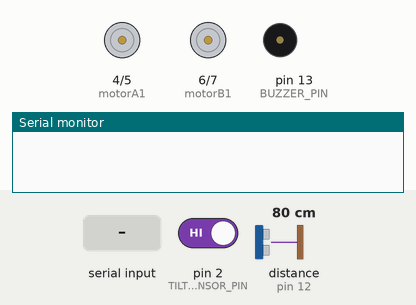
Simulated run of this sketch. Board: Arduino Uno, built with avr-gcc and run on an emulated ATmega328P. Shown: motor-driver pin pairs drawn as motors (green arrow = first pin HIGH = forward, orange = second pin HIGH = backward, longer = more drive, scaled by the enable pin), buzzer (waves = sounding, pin HIGH), the last lines printed to the serial monitor. Wiring (inferred from the names in the program): ultrasonic range finder: trigger pin 11; echo pin 12. The test bench sets the inputs (shaded band); at power-on: distance to the obstacle (sensor on pin 12) 80 cm, pin 2 (TILT_SENSOR_PIN) HIGH. The echo pulse lasts 58.3 µs per cm; pins used as bus, display or sensor lines are not drawn.

Above: at 1.2 s.
1.3 s: distance to the obstacle (sensor on pin 12) set to 32 cm
2.8 s: distance to the obstacle (sensor on pin 12) set to 29 cm
At 3.7 s:
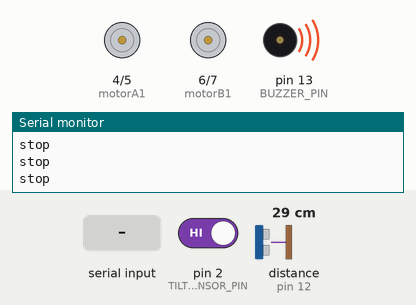
4.3 s: "forward" received over Serial
6.8 s: "turn_right" received over Serial
9.3 s: "turn_left" received over Serial
Timing chart, 0 to 12.3 s (numbered marks = the images above; inputs shaded):
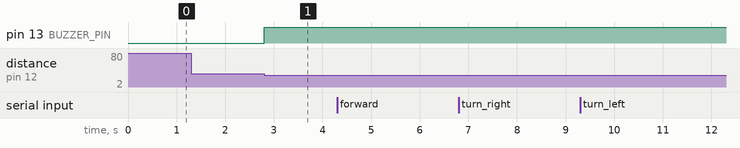

Measured:
- the behaviour switches between 31 and 30 cm on distance to the obstacle (sensor on pin 12) (found by bisection; images 0 and 1)
- after the input at 1.3 s, every drawn part: stays the same
- after the input at 2.8 s, pin 13 (BUZZER_PIN): LOW → HIGH at once

The sketch:

NeuroSync_Embeded_UPDATED.ino
```cpp
// Pin definitions for motors
const int motorA1 = 4;    // Motor A input 1
const int motorA2 = 5;    // Motor A input 2
const int motorAPWM = 9; // Motor A PWM speed control

const int motorB1 = 6;    // Motor B input 1
const int motorB2 = 7;    // Motor B input 2
const int motorBPWM = 10;  // Motor B PWM speed control

// Pin definitions for sensors and buzzer
const int TRIGGER_PIN = 11;
const int ECHO_PIN = 12;
const int TILT_SENSOR_PIN = 2;
const int BUZZER_PIN = 13;

// Buzzer state variable
int buzzerState = 0;

void setup() {
  // Initialize motor control pins as outputs
  pinMode(motorA1, OUTPUT);
  pinMode(motorA2, OUTPUT);
  pinMode(motorAPWM, OUTPUT);
  pinMode(motorB1, OUTPUT);
  pinMode(motorB2, OUTPUT);
  pinMode(motorBPWM, OUTPUT);

  // Initialize sensor pins
  pinMode(TRIGGER_PIN, OUTPUT);
  pinMode(ECHO_PIN, INPUT);
  pinMode(TILT_SENSOR_PIN, INPUT);

  // Initialize buzzer pin
  pinMode(BUZZER_PIN, OUTPUT);

  // Begin serial communication
  Serial.begin(9600);
}

void loop() {
  long distance = getUltrasonicDistance();
  handleUltrasonicDistance(distance);
  handleTiltSensor();

  if (Serial.available() > 0) {
    String command = Serial.readString();
    processCommand(command);
  }

  digitalWrite(BUZZER_PIN, buzzerState);
}

// Function to get distance from the ultrasonic sensor
long getUltrasonicDistance() {
  digitalWrite(TRIGGER_PIN, LOW);
  delayMicroseconds(2);

  digitalWrite(TRIGGER_PIN, HIGH);
  delayMicroseconds(10);
  digitalWrite(TRIGGER_PIN, LOW);

  long duration = pulseIn(ECHO_PIN, HIGH);
  long distance = duration * 0.034 / 2;

  // Serial.print("Distance = ");
  // Serial.print(distance);
  // Serial.println(" cm");

  return distance;
}

// Function to handle ultrasonic distance
void handleUltrasonicDistance(long distance) {
  if (distance < 30) {
    buzzerState = 1;
    stopMotors();
  } else {
    buzzerState = 0;
  }
}

// Function to handle tilt sensor
void handleTiltSensor() {
  int sensorState = digitalRead(TILT_SENSOR_PIN);
  if (sensorState == LOW) {
    buzzerState = 1;
  }
}

// Function to process serial commands
void processCommand(const String& command) {
  if (command == "stop") {
    stopMotors();
  } else if (command == "forward") {
    moveForward(90 +20);
  } else if (command == "turn_right") {
    turnRight(152 +20);
    // delay(1100);
    // stopMotors();
  } else if (command == "turn_left") {
    turnLeft(152 +20);
    // delay(1100);
    // stopMotors();
  } else {
    Serial.println("Invalid command");
    buzzerState = 1;
  }
}

// Function to move the robot forward
void moveForward(int speed) {
  digitalWrite(motorA1, HIGH);
  digitalWrite(motorA2, LOW);
  analogWrite(motorAPWM, speed );

  digitalWrite(motorB1, HIGH);
  digitalWrite(motorB2, LOW);
  analogWrite(motorBPWM, speed - 17);

  Serial.println("forward");
}

// Function to stop the motors
void stopMotors() {
  digitalWrite(motorA1, LOW);
  digitalWrite(motorA2, LOW);
  analogWrite(motorAPWM, 0);

  digitalWrite(motorB1, LOW);
  digitalWrite(motorB2, LOW);
  analogWrite(motorBPWM, 0);

    Serial.println("stop");
}

// Function to turn the robot right
void turnRight(int speed) {
  digitalWrite(motorA1, HIGH);
  digitalWrite(motorA2, LOW);
  analogWrite(motorAPWM, speed +17 );

  digitalWrite(motorB1, LOW);
  digitalWrite(motorB2, HIGH);
  analogWrite(motorBPWM, speed);

   Serial.println("right");
}

// Function to turn the robot left
void turnLeft(int speed) {
  digitalWrite(motorA1, LOW);
  digitalWrite(motorA2, HIGH);
  analogWrite(motorAPWM, speed);

  digitalWrite(motorB1, HIGH);
  digitalWrite(motorB2, LOW);
  analogWrite(motorBPWM, speed);

  Serial.println("left");
}
```
